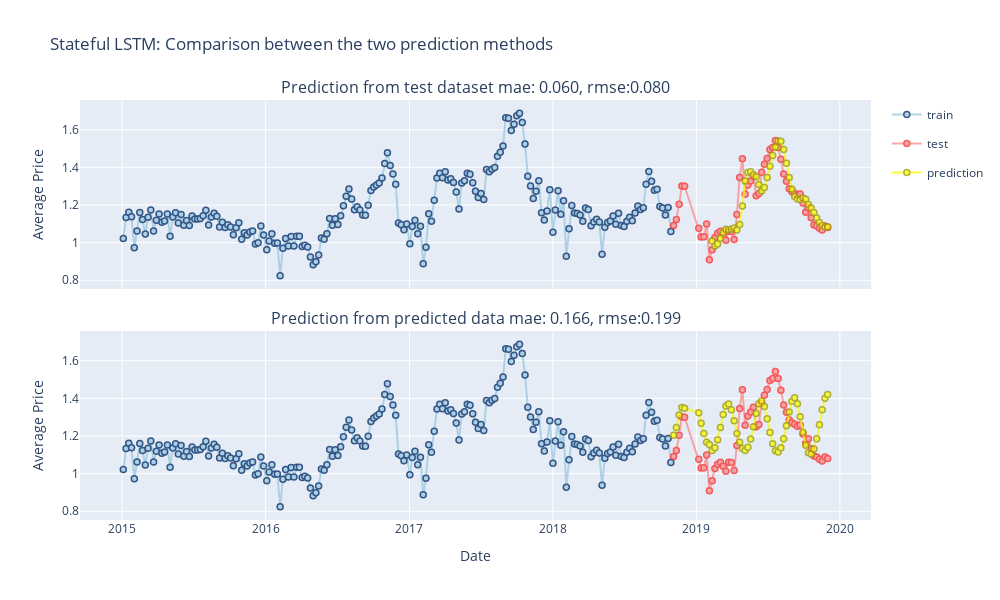

The code cell stored with this chart in its notebook:
### Markdown cell above
#### Plot the results of the Stateful LSTM with prediction from the predicted data

### Code cell
from plotly.subplots import make_subplots
import plotly.graph_objects as go

fig = make_subplots(rows=2, cols=1,shared_xaxes=True,vertical_spacing=0.1,subplot_titles=("Prediction from test dataset mae: {mae_value:.3f}, rmse:{rmse_value:.3f}".format(mae_value=stateful_from_test_data_mae,rmse_value=stateful_from_test_data_rmse),
                                                   "Prediction from predicted data mae: {mae_value:.3f}, rmse:{rmse_value:.3f}".format(mae_value=stateful_prediction_from_prediction_mae,rmse_value=stateful_prediction_from_prediction_rmse)))





import plotly.graph_objects as go


fig.append_trace(go.Scatter(
    x=stateful_prediction_from_test_data_df.index,y=stateful_prediction_from_test_data_df['train'],
                   name='train',legendgroup='train',mode='lines+markers',marker=dict(
                                 color='rgb(158,202,225)',
                                 line=dict(
                                 color='rgb(8,48,107)',
                                 width=1.5)),
                                opacity=0.8), row=1, col=1)

fig.append_trace(go.Scatter(
    x=stateful_prediction_from_test_data_df.index,y=stateful_prediction_from_test_data_df['test'],
                   name='test',legendgroup='test',mode='lines+markers',marker=dict(
                                 color='rgb(248,146,146)',
                                 line=dict(
                                 color='rgb(249,52,52)',
                                 width=1.5)),
                                opacity=0.8), row=1, col=1)

fig.append_trace(go.Scatter(
    x=stateful_prediction_from_test_data_df.index,y=stateful_prediction_from_test_data_df['prediction'],
                   name='prediction',legendgroup='prediction',mode='lines+markers',marker=dict(
                                 color='rgb(249,249,11)',
                                 line=dict(
                                 color='rgb(158,158,14)',
                                 width=1.5)),
                                opacity=0.8,
                            hovertext=stateful_prediction_from_test_data_df.index), row=1, col=1)


fig.append_trace(go.Scatter(
    x=stateful_prediction_from_prediction_df.index,y=stateful_prediction_from_prediction_df['train'],
                   name='train',showlegend=False, mode='lines+markers',marker=dict(
                                 color='rgb(158,202,225)',
                                 line=dict(
                                 color='rgb(8,48,107)',
                                 width=1.5)),
                                opacity=0.8), row=2, col=1)

fig.append_trace(go.Scatter(
    x=stateful_prediction_from_prediction_df.index,y=stateful_prediction_from_prediction_df['test'],
                   name='test',showlegend=False, mode='lines+markers',marker=dict(
                                 color='rgb(248,146,146)',
                                 line=dict(
                                 color='rgb(249,52,52)',
                                 width=1.5)),
                                opacity=0.8), row=2, col=1)


fig.append_trace(go.Scatter(
    x=stateful_prediction_from_prediction_df.index,y=stateful_prediction_from_prediction_df['prediction'],
                   name='prediction',showlegend=False, mode='lines+markers',marker=dict(
                                 color='rgb(249,249,11)',
                                 line=dict(
                                 color='rgb(158,158,14)',
                                 width=1.5)),
                                opacity=0.8,
                            hovertext=stateful_prediction_from_prediction_df.index), row=2, col=1)





# Update xaxis properties
# fig.update_xaxes(title_text="Date", row=1, col=1)
fig.update_xaxes(title_text="Date", row=2, col=1)


# Update yaxis properties
fig.update_yaxes(title_text="Average Price", row=1, col=1)
fig.update_yaxes(title_text="Average Price",  row=2, col=1)



fig.update_layout(height=600, width=1000, title_text="Stateful LSTM: Comparison between the two prediction methods"
                  )




try:
    fig.show()
except:
    fig.show('svg')
# fig.show(renderer="colab")

### Figure 1 — Plotly figure (JSON) as saved in the notebook; plotly's stock layout.template omitted (floating-point values rounded to 4 significant figures; data arrays with more than 128 entries replaced by an {"elided": "..."} marker saying what was removed)
{"data": [{"legendgroup": "train", "marker": {"color": "rgb(158,202,225)", "line": {"color": "rgb(8,48,107)", "width": 1.5}}, "mode": "lines+markers", "name": "train", "opacity": 0.8, "type": "scatter", "x": {"elided": "253 str values"}, "xaxis": "x", "y": {"elided": "253 float values"}, "yaxis": "y"}, {"legendgroup": "test", "marker": {"color": "rgb(248,146,146)", "line": {"color": "rgb(249,52,52)", "width": 1.5}}, "mode": "lines+markers", "name": "test", "opacity": 0.8, "type": "scatter", "x": {"elided": "253 str values"}, "xaxis": "x", "y": {"elided": "253 float values"}, "yaxis": "y"}, {"hovertext": {"elided": "253 str values"}, "legendgroup": "prediction", "marker": {"color": "rgb(249,249,11)", "line": {"color": "rgb(158,158,14)", "width": 1.5}}, "mode": "lines+markers", "name": "prediction", "opacity": 0.8, "type": "scatter", "x": {"elided": "253 str values"}, "xaxis": "x", "y": {"elided": "253 float values"}, "yaxis": "y"}, {"marker": {"color": "rgb(158,202,225)", "line": {"color": "rgb(8,48,107)", "width": 1.5}}, "mode": "lines+markers", "name": "train", "opacity": 0.8, "showlegend": false, "type": "scatter", "x": {"elided": "253 str values"}, "xaxis": "x2", "y": {"elided": "253 float values"}, "yaxis": "y2"}, {"marker": {"color": "rgb(248,146,146)", "line": {"color": "rgb(249,52,52)", "width": 1.5}}, "mode": "lines+markers", "name": "test", "opacity": 0.8, "showlegend": false, "type": "scatter", "x": {"elided": "253 str values"}, "xaxis": "x2", "y": {"elided": "253 float values"}, "yaxis": "y2"}, {"hovertext": {"elided": "253 str values"}, "marker": {"color": "rgb(249,249,11)", "line": {"color": "rgb(158,158,14)", "width": 1.5}}, "mode": "lines+markers", "name": "prediction", "opacity": 0.8, "showlegend": false, "type": "scatter", "x": {"elided": "253 str values"}, "xaxis": "x2", "y": {"elided": "253 float values"}, "yaxis": "y2"}], "layout": {"annotations": [{"font": {"size": 16}, "showarrow": false, "text": "Prediction from test dataset mae: 0.060, rmse:0.080", "x": 0.5, "xanchor": "center", "xref": "paper", "y": 1, "yanchor": "bottom", "yref": "paper"}, {"font": {"size": 16}, "showarrow": false, "text": "Prediction from predicted data mae: 0.166, rmse:0.199", "x": 0.5, "xanchor": "center", "xref": "paper", "y": 0.45, "yanchor": "bottom", "yref": "paper"}], "height": 600, "title": {"text": "Stateful LSTM: Comparison between the two prediction methods"}, "width": 1000, "xaxis": {"anchor": "y", "domain": [0, 1], "matches": "x2", "showticklabels": false}, "xaxis2": {"anchor": "y2", "domain": [0, 1], "title": {"text": "Date"}}, "yaxis": {"anchor": "x", "domain": [0.55, 1], "title": {"text": "Average Price"}}, "yaxis2": {"anchor": "x2", "domain": [0, 0.45], "title": {"text": "Average Price"}}}}
